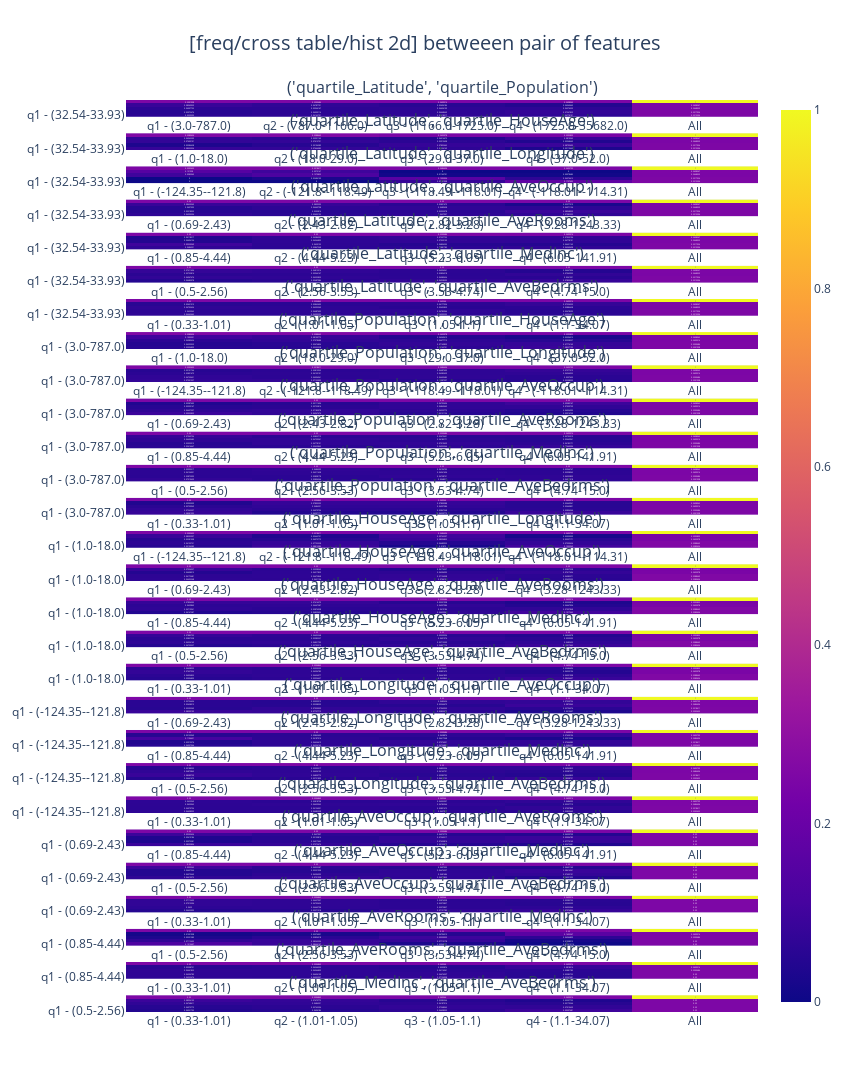

Notebook cell for this chart:
### Code cell
fig_freq_heatmap_all_features_percentile = heatmap_hist2d_features_percentile(df = data, 
                                                                              target = target, 
                                                                              ct_normalized = True)

fig_freq_heatmap_all_features_percentile.write_html("output_eda/5_categorical_analysis/freq_heatmap_all_features_percentile.html")

fig_freq_heatmap_all_features_percentile.show()

### Figure 1 — Plotly figure (JSON) as saved in the notebook; plotly's stock layout.template omitted (floating-point values rounded to 4 significant figures)
{"data": [{"coloraxis": "coloraxis", "hovertemplate": "quartile_Population: %{x}<br>quartile_Latitude: %{y}<br>color: %{z}<extra></extra>", "name": "0", "texttemplate": "%{z}", "type": "heatmap", "x": ["q1 - (3.0-787.0)", "q2 - (787.0-1166.0)", "q3 - (1166.0-1725.0)", "q4 - (1725.0-35682.0)", "All"], "xaxis": "x", "y": ["q1 - (32.54-33.93)", "q2 - (33.93-34.26)", "q3 - (34.26-37.71)", "q4 - (37.71-41.95)", "All"], "yaxis": "y", "z": [[0.05596, 0.06163, 0.06618, 0.06778, 0.2516], [0.05073, 0.0609, 0.06449, 0.07568, 0.2518], [0.06008, 0.05964, 0.06434, 0.06274, 0.2468], [0.08343, 0.06788, 0.05494, 0.0436, 0.2499], [0.2502, 0.25, 0.25, 0.2498, 1]]}, {"coloraxis": "coloraxis", "hovertemplate": "quartile_HouseAge: %{x}<br>quartile_Latitude: %{y}<br>color: %{z}<extra></extra>", "name": "0", "texttemplate": "%{z}", "type": "heatmap", "x": ["q1 - (1.0-18.0)", "q2 - (18.0-29.0)", "q3 - (29.0-37.0)", "q4 - (37.0-52.0)", "All"], "xaxis": "x2", "y": ["q1 - (32.54-33.93)", "q2 - (33.93-34.26)", "q3 - (34.26-37.71)", "q4 - (37.71-41.95)", "All"], "yaxis": "y2", "z": [[0.08052, 0.07466, 0.06526, 0.0311, 0.2516], [0.03387, 0.05107, 0.07892, 0.08794, 0.2518], [0.07403, 0.07413, 0.05916, 0.03949, 0.2468], [0.06962, 0.05901, 0.04016, 0.08106, 0.2499], [0.258, 0.2589, 0.2435, 0.2396, 1]]}, {"coloraxis": "coloraxis", "hovertemplate": "quartile_Longitude: %{x}<br>quartile_Latitude: %{y}<br>color: %{z}<extra></extra>", "name": "0", "texttemplate": "%{z}", "type": "heatmap", "x": ["q1 - (-124.35--121.8)", "q2 - (-121.8--118.49)", "q3 - (-118.49--118.01)", "q4 - (-118.01--114.31)", "All"], "xaxis": "x3", "y": ["q1 - (32.54-33.93)", "q2 - (33.93-34.26)", "q3 - (34.26-37.71)", "q4 - (37.71-41.95)", "All"], "yaxis": "y3", "z": [[0, 0, 0.07781, 0.1737, 0.2516], [0, 0.02684, 0.1592, 0.06575, 0.2518], [0.0983, 0.1271, 0.01163, 0.009787, 0.2468], [0.1519, 0.09792, 0, 0, 0.2499], [0.2502, 0.2518, 0.2486, 0.2493, 1]]}, {"coloraxis": "coloraxis", "hovertemplate": "quartile_AveOccup: %{x}<br>quartile_Latitude: %{y}<br>color: %{z}<extra></extra>", "name": "0", "texttemplate": "%{z}", "type": "heatmap", "x": ["q1 - (0.69-2.43)", "q2 - (2.43-2.82)", "q3 - (2.82-3.28)", "q4 - (3.28-1243.33)", "All"], "xaxis": "x4", "y": ["q1 - (32.54-33.93)", "q2 - (33.93-34.26)", "q3 - (34.26-37.71)", "q4 - (37.71-41.95)", "All"], "yaxis": "y4", "z": [[0.06391, 0.05402, 0.06279, 0.07083, 0.2516], [0.05218, 0.05058, 0.05935, 0.08968, 0.2518], [0.04971, 0.06444, 0.06894, 0.06371, 0.2468], [0.08421, 0.08096, 0.05891, 0.02578, 0.2499], [0.25, 0.25, 0.25, 0.25, 1]]}, {"coloraxis": "coloraxis", "hovertemplate": "quartile_AveRooms: %{x}<br>quartile_Latitude: %{y}<br>color: %{z}<extra></extra>", "name": "0", "texttemplate": "%{z}", "type": "heatmap", "x": ["q1 - (0.85-4.44)", "q2 - (4.44-5.23)", "q3 - (5.23-6.05)", "q4 - (6.05-141.91)", "All"], "xaxis": "x5", "y": ["q1 - (32.54-33.93)", "q2 - (33.93-34.26)", "q3 - (34.26-37.71)", "q4 - (37.71-41.95)", "All"], "yaxis": "y5", "z": [[0.06865, 0.05867, 0.05882, 0.06541, 0.2516], [0.0952, 0.06202, 0.04806, 0.04651, 0.2518], [0.04496, 0.06347, 0.07059, 0.06778, 0.2468], [0.04118, 0.06584, 0.07258, 0.07025, 0.2499], [0.25, 0.25, 0.25, 0.25, 1]]}, {"coloraxis": "coloraxis", "hovertemplate": "quartile_MedInc: %{x}<br>quartile_Latitude: %{y}<br>color: %{z}<extra></extra>", "name": "0", "texttemplate": "%{z}", "type": "heatmap", "x": ["q1 - (0.5-2.56)", "q2 - (2.56-3.53)", "q3 - (3.53-4.74)", "q4 - (4.74-15.0)", "All"], "xaxis": "x6", "y": ["q1 - (32.54-33.93)", "q2 - (33.93-34.26)", "q3 - (34.26-37.71)", "q4 - (37.71-41.95)", "All"], "yaxis": "y6", "z": [[0.04685, 0.05688, 0.06928, 0.07854, 0.2516], [0.06948, 0.06536, 0.0608, 0.05615, 0.2518], [0.05756, 0.05964, 0.05896, 0.07064, 0.2468], [0.07611, 0.06812, 0.06095, 0.04467, 0.2499], [0.25, 0.25, 0.25, 0.25, 1]]}, {"coloraxis": "coloraxis", "hovertemplate": "quartile_AveBedrms: %{x}<br>quartile_Latitude: %{y}<br>color: %{z}<extra></extra>", "name": "0", "texttemplate": "%{z}", "type": "heatmap", "x": ["q1 - (0.33-1.01)", "q2 - (1.01-1.05)", "q3 - (1.05-1.1)", "q4 - (1.1-34.07)", "All"], "xaxis": "x7", "y": ["q1 - (32.54-33.93)", "q2 - (33.93-34.26)", "q3 - (34.26-37.71)", "q4 - (37.71-41.95)", "All"], "yaxis": "y7", "z": [[0.06642, 0.06303, 0.06303, 0.05906, 0.2516], [0.06231, 0.06487, 0.06783, 0.05678, 0.2518], [0.06705, 0.06395, 0.05693, 0.05887, 0.2468], [0.05422, 0.05862, 0.06177, 0.07524, 0.2499], [0.25, 0.2505, 0.2496, 0.25, 1]]}, {"coloraxis": "coloraxis", "hovertemplate": "quartile_HouseAge: %{x}<br>quartile_Population: %{y}<br>color: %{z}<extra></extra>", "name": "0", "texttemplate": "%{z}", "type": "heatmap", "x": ["q1 - (1.0-18.0)", "q2 - (18.0-29.0)", "q3 - (29.0-37.0)", "q4 - (37.0-52.0)", "All"], "xaxis": "x8", "y": ["q1 - (3.0-787.0)", "q2 - (787.0-1166.0)", "q3 - (1166.0-1725.0)", "q4 - (1725.0-35682.0)", "All"], "yaxis": "y8", "z": [[0.05097, 0.05233, 0.06163, 0.08527, 0.2502], [0.04593, 0.05475, 0.07161, 0.07776, 0.25], [0.0608, 0.07078, 0.06478, 0.05359, 0.25], [0.1003, 0.08101, 0.04549, 0.02297, 0.2498], [0.258, 0.2589, 0.2435, 0.2396, 1]]}, {"coloraxis": "coloraxis", "hovertemplate": "quartile_Longitude: %{x}<br>quartile_Population: %{y}<br>color: %{z}<extra></extra>", "name": "0", "texttemplate": "%{z}", "type": "heatmap", "x": ["q1 - (-124.35--121.8)", "q2 - (-121.8--118.49)", "q3 - (-118.49--118.01)", "q4 - (-118.01--114.31)", "All"], "xaxis": "x9", "y": ["q1 - (3.0-787.0)", "q2 - (787.0-1166.0)", "q3 - (1166.0-1725.0)", "q4 - (1725.0-35682.0)", "All"], "yaxis": "y9", "z": [[0.07301, 0.07122, 0.05388, 0.05208, 0.2502], [0.0673, 0.06095, 0.06604, 0.05577, 0.25], [0.05891, 0.06153, 0.06386, 0.06565, 0.25], [0.05102, 0.05814, 0.06487, 0.07578, 0.2498], [0.2502, 0.2518, 0.2486, 0.2493, 1]]}, {"coloraxis": "coloraxis", "hovertemplate": "quartile_AveOccup: %{x}<br>quartile_Population: %{y}<br>color: %{z}<extra></extra>", "name": "0", "texttemplate": "%{z}", "type": "heatmap", "x": ["q1 - (0.69-2.43)", "q2 - (2.43-2.82)", "q3 - (2.82-3.28)", "q4 - (3.28-1243.33)", "All"], "xaxis": "x10", "y": ["q1 - (3.0-787.0)", "q2 - (787.0-1166.0)", "q3 - (1166.0-1725.0)", "q4 - (1725.0-35682.0)", "All"], "yaxis": "y10", "z": [[0.09036, 0.06948, 0.05121, 0.03915, 0.2502], [0.06638, 0.07185, 0.06226, 0.04956, 0.25], [0.05339, 0.05756, 0.0686, 0.0704, 0.25], [0.03987, 0.05111, 0.06793, 0.09089, 0.2498], [0.25, 0.25, 0.25, 0.25, 1]]}, {"coloraxis": "coloraxis", "hovertemplate": "quartile_AveRooms: %{x}<br>quartile_Population: %{y}<br>color: %{z}<extra></extra>", "name": "0", "texttemplate": "%{z}", "type": "heatmap", "x": ["q1 - (0.85-4.44)", "q2 - (4.44-5.23)", "q3 - (5.23-6.05)", "q4 - (6.05-141.91)", "All"], "xaxis": "x11", "y": ["q1 - (3.0-787.0)", "q2 - (787.0-1166.0)", "q3 - (1166.0-1725.0)", "q4 - (1725.0-35682.0)", "All"], "yaxis": "y11", "z": [[0.05417, 0.0563, 0.06332, 0.07641, 0.2502], [0.05034, 0.06778, 0.07011, 0.06182, 0.25], [0.06604, 0.06739, 0.06182, 0.0547, 0.25], [0.07946, 0.05853, 0.0548, 0.05703, 0.2498], [0.25, 0.25, 0.25, 0.25, 1]]}, {"coloraxis": "coloraxis", "hovertemplate": "quartile_MedInc: %{x}<br>quartile_Population: %{y}<br>color: %{z}<extra></extra>", "name": "0", "texttemplate": "%{z}", "type": "heatmap", "x": ["q1 - (0.5-2.56)", "q2 - (2.56-3.53)", "q3 - (3.53-4.74)", "q4 - (4.74-15.0)", "All"], "xaxis": "x12", "y": ["q1 - (3.0-787.0)", "q2 - (787.0-1166.0)", "q3 - (1166.0-1725.0)", "q4 - (1725.0-35682.0)", "All"], "yaxis": "y12", "z": [[0.07011, 0.05804, 0.05683, 0.06521, 0.2502], [0.05872, 0.05838, 0.06759, 0.06536, 0.25], [0.06124, 0.06512, 0.06361, 0.05998, 0.25], [0.05993, 0.06846, 0.06197, 0.05945, 0.2498], [0.25, 0.25, 0.25, 0.25, 1]]}, {"coloraxis": "coloraxis", "hovertemplate": "quartile_AveBedrms: %{x}<br>quartile_Population: %{y}<br>color: %{z}<extra></extra>", "name": "0", "texttemplate": "%{z}", "type": "heatmap", "x": ["q1 - (0.33-1.01)", "q2 - (1.01-1.05)", "q3 - (1.05-1.1)", "q4 - (1.1-34.07)", "All"], "xaxis": "x13", "y": ["q1 - (3.0-787.0)", "q2 - (787.0-1166.0)", "q3 - (1166.0-1725.0)", "q4 - (1725.0-35682.0)", "All"], "yaxis": "y13", "z": [[0.08081, 0.04307, 0.04351, 0.0828, 0.2502], [0.07263, 0.06071, 0.05867, 0.05804, 0.25], [0.05751, 0.06865, 0.06938, 0.05441, 0.25], [0.03905, 0.07805, 0.078, 0.0547, 0.2498], [0.25, 0.2505, 0.2496, 0.25, 1]]}, {"coloraxis": "coloraxis", "hovertemplate": "quartile_Longitude: %{x}<br>quartile_HouseAge: %{y}<br>color: %{z}<extra></extra>", "name": "0", "texttemplate": "%{z}", "type": "heatmap", "x": ["q1 - (-124.35--121.8)", "q2 - (-121.8--118.49)", "q3 - (-118.49--118.01)", "q4 - (-118.01--114.31)", "All"], "xaxis": "x14", "y": ["q1 - (1.0-18.0)", "q2 - (18.0-29.0)", "q3 - (29.0-37.0)", "q4 - (37.0-52.0)", "All"], "yaxis": "y14", "z": [[0.05107, 0.08813, 0.01875, 0.1001, 0.258], [0.06134, 0.07733, 0.0469, 0.0733, 0.2589], [0.05281, 0.04976, 0.08537, 0.05557, 0.2435], [0.08503, 0.03663, 0.09763, 0.0203, 0.2396], [0.2502, 0.2518, 0.2486, 0.2493, 1]]}, {"coloraxis": "coloraxis", "hovertemplate": "quartile_AveOccup: %{x}<br>quartile_HouseAge: %{y}<br>color: %{z}<extra></extra>", "name": "0", "texttemplate": "%{z}", "type": "heatmap", "x": ["q1 - (0.69-2.43)", "q2 - (2.43-2.82)", "q3 - (2.82-3.28)", "q4 - (3.28-1243.33)", "All"], "xaxis": "x15", "y": ["q1 - (1.0-18.0)", "q2 - (18.0-29.0)", "q3 - (29.0-37.0)", "q4 - (37.0-52.0)", "All"], "yaxis": "y15", "z": [[0.06492, 0.06211, 0.07461, 0.0564, 0.258], [0.06172, 0.06473, 0.07156, 0.06085, 0.2589], [0.04409, 0.06318, 0.06206, 0.07418, 0.2435], [0.07926, 0.05998, 0.04176, 0.05858, 0.2396], [0.25, 0.25, 0.25, 0.25, 1]]}, {"coloraxis": "coloraxis", "hovertemplate": "quartile_AveRooms: %{x}<br>quartile_HouseAge: %{y}<br>color: %{z}<extra></extra>", "name": "0", "texttemplate": "%{z}", "type": "heatmap", "x": ["q1 - (0.85-4.44)", "q2 - (4.44-5.23)", "q3 - (5.23-6.05)", "q4 - (6.05-141.91)", "All"], "xaxis": "x16", "y": ["q1 - (1.0-18.0)", "q2 - (18.0-29.0)", "q3 - (29.0-37.0)", "q4 - (37.0-52.0)", "All"], "yaxis": "y16", "z": [[0.04147, 0.04859, 0.06623, 0.1017, 0.258], [0.0672, 0.05877, 0.06192, 0.07098, 0.2589], [0.06298, 0.06647, 0.06938, 0.04467, 0.2435], [0.07834, 0.07616, 0.05252, 0.03256, 0.2396], [0.25, 0.25, 0.25, 0.25, 1]]}, {"coloraxis": "coloraxis", "hovertemplate": "quartile_MedInc: %{x}<br>quartile_HouseAge: %{y}<br>color: %{z}<extra></extra>", "name": "0", "texttemplate": "%{z}", "type": "heatmap", "x": ["q1 - (0.5-2.56)", "q2 - (2.56-3.53)", "q3 - (3.53-4.74)", "q4 - (4.74-15.0)", "All"], "xaxis": "x17", "y": ["q1 - (1.0-18.0)", "q2 - (18.0-29.0)", "q3 - (29.0-37.0)", "q4 - (37.0-52.0)", "All"], "yaxis": "y17", "z": [[0.04734, 0.05703, 0.06851, 0.08517, 0.258], [0.06526, 0.06822, 0.05712, 0.06827, 0.2589], [0.05858, 0.05984, 0.06914, 0.05596, 0.2435], [0.07883, 0.06492, 0.05523, 0.0406, 0.2396], [0.25, 0.25, 0.25, 0.25, 1]]}, {"coloraxis": "coloraxis", "hovertemplate": "quartile_AveBedrms: %{x}<br>quartile_HouseAge: %{y}<br>color: %{z}<extra></extra>", "name": "0", "texttemplate": "%{z}", "type": "heatmap", "x": ["q1 - (0.33-1.01)", "q2 - (1.01-1.05)", "q3 - (1.05-1.1)", "q4 - (1.1-34.07)", "All"], "xaxis": "x18", "y": ["q1 - (1.0-18.0)", "q2 - (18.0-29.0)", "q3 - (29.0-37.0)", "q4 - (37.0-52.0)", "All"], "yaxis": "y18", "z": [[0.05097, 0.05954, 0.06298, 0.08454, 0.258], [0.06037, 0.06657, 0.06662, 0.06531, 0.2589], [0.07427, 0.06507, 0.05891, 0.04525, 0.2435], [0.06439, 0.0593, 0.06105, 0.05484, 0.2396], [0.25, 0.2505, 0.2496, 0.25, 1]]}, {"coloraxis": "coloraxis", "hovertemplate": "quartile_AveOccup: %{x}<br>quartile_Longitude: %{y}<br>color: %{z}<extra></extra>", "name": "0", "texttemplate": "%{z}", "type": "heatmap", "x": ["q1 - (0.69-2.43)", "q2 - (2.43-2.82)", "q3 - (2.82-3.28)", "q4 - (3.28-1243.33)", "All"], "xaxis": "x19", "y": ["q1 - (-124.35--121.8)", "q2 - (-121.8--118.49)", "q3 - (-118.49--118.01)", "q4 - (-118.01--114.31)", "All"], "yaxis": "y19", "z": [[0.08309, 0.07728, 0.05833, 0.03154, 0.2502], [0.05296, 0.0703, 0.07064, 0.05795, 0.2518], [0.05659, 0.05208, 0.05266, 0.08731, 0.2486], [0.05736, 0.05034, 0.06836, 0.07321, 0.2493], [0.25, 0.25, 0.25, 0.25, 1]]}, {"coloraxis": "coloraxis", "hovertemplate": "quartile_AveRooms: %{x}<br>quartile_Longitude: %{y}<br>color: %{z}<extra></extra>", "name": "0", "texttemplate": "%{z}", "type": "heatmap", "x": ["q1 - (0.85-4.44)", "q2 - (4.44-5.23)", "q3 - (5.23-6.05)", "q4 - (6.05-141.91)", "All"], "xaxis": "x20", "y": ["q1 - (-124.35--121.8)", "q2 - (-121.8--118.49)", "q3 - (-118.49--118.01)", "q4 - (-118.01--114.31)", "All"], "yaxis": "y20", "z": [[0.04908, 0.06526, 0.06725, 0.06865, 0.2502], [0.0392, 0.06424, 0.07374, 0.07466, 0.2518], [0.1105, 0.06187, 0.04617, 0.03014, 0.2486], [0.05126, 0.05862, 0.06289, 0.0765, 0.2493], [0.25, 0.25, 0.25, 0.25, 1]]}, {"coloraxis": "coloraxis", "hovertemplate": "quartile_MedInc: %{x}<br>quartile_Longitude: %{y}<br>color: %{z}<extra></extra>", "name": "0", "texttemplate": "%{z}", "type": "heatmap", "x": ["q1 - (0.5-2.56)", "q2 - (2.56-3.53)", "q3 - (3.53-4.74)", "q4 - (4.74-15.0)", "All"], "xaxis": "x21", "y": ["q1 - (-124.35--121.8)", "q2 - (-121.8--118.49)", "q3 - (-118.49--118.01)", "q4 - (-118.01--114.31)", "All"], "yaxis": "y21", "z": [[0.04641, 0.05722, 0.06652, 0.08009, 0.2502], [0.0829, 0.06851, 0.05383, 0.04661, 0.2518], [0.0688, 0.06434, 0.06163, 0.05388, 0.2486], [0.05189, 0.05993, 0.06802, 0.06943, 0.2493], [0.25, 0.25, 0.25, 0.25, 1]]}, {"coloraxis": "coloraxis", "hovertemplate": "quartile_AveBedrms: %{x}<br>quartile_Longitude: %{y}<br>color: %{z}<extra></extra>", "name": "0", "texttemplate": "%{z}", "type": "heatmap", "x": ["q1 - (0.33-1.01)", "q2 - (1.01-1.05)", "q3 - (1.05-1.1)", "q4 - (1.1-34.07)", "All"], "xaxis": "x22", "y": ["q1 - (-124.35--121.8)", "q2 - (-121.8--118.49)", "q3 - (-118.49--118.01)", "q4 - (-118.01--114.31)", "All"], "yaxis": "y22", "z": [[0.06439, 0.06483, 0.06279, 0.05824, 0.2502], [0.06071, 0.06124, 0.05891, 0.07098, 0.2518], [0.06231, 0.06623, 0.06783, 0.05228, 0.2486], [0.0626, 0.05819, 0.06003, 0.06846, 0.2493], [0.25, 0.2505, 0.2496, 0.25, 1]]}, {"coloraxis": "coloraxis", "hovertemplate": "quartile_AveRooms: %{x}<br>quartile_AveOccup: %{y}<br>color: %{z}<extra></extra>", "name": "0", "texttemplate": "%{z}", "type": "heatmap", "x": ["q1 - (0.85-4.44)", "q2 - (4.44-5.23)", "q3 - (5.23-6.05)", "q4 - (6.05-141.91)", "All"], "xaxis": "x23", "y": ["q1 - (0.69-2.43)", "q2 - (2.43-2.82)", "q3 - (2.82-3.28)", "q4 - (3.28-1243.33)", "All"], "yaxis": "y23", "z": [[0.086, 0.07573, 0.05155, 0.03672, 0.25], [0.03576, 0.06017, 0.07631, 0.07776, 0.25], [0.03619, 0.05131, 0.07243, 0.09007, 0.25], [0.09205, 0.06279, 0.04976, 0.0454, 0.25], [0.25, 0.25, 0.25, 0.25, 1]]}, {"coloraxis": "coloraxis", "hovertemplate": "quartile_MedInc: %{x}<br>quartile_AveOccup: %{y}<br>color: %{z}<extra></extra>", "name": "0", "texttemplate": "%{z}", "type": "heatmap", "x": ["q1 - (0.5-2.56)", "q2 - (2.56-3.53)", "q3 - (3.53-4.74)", "q4 - (4.74-15.0)", "All"], "xaxis": "x24", "y": ["q1 - (0.69-2.43)", "q2 - (2.43-2.82)", "q3 - (2.82-3.28)", "q4 - (3.28-1243.33)", "All"], "yaxis": "y24", "z": [[0.06613, 0.07519, 0.06536, 0.04331, 0.25], [0.04574, 0.06206, 0.06817, 0.07403, 0.25], [0.04457, 0.05252, 0.06676, 0.08614, 0.25], [0.09356, 0.06022, 0.04971, 0.04651, 0.25], [0.25, 0.25, 0.25, 0.25, 1]]}, {"coloraxis": "coloraxis", "hovertemplate": "quartile_AveBedrms: %{x}<br>quartile_AveOccup: %{y}<br>color: %{z}<extra></extra>", "name": "0", "texttemplate": "%{z}", "type": "heatmap", "x": ["q1 - (0.33-1.01)", "q2 - (1.01-1.05)", "q3 - (1.05-1.1)", "q4 - (1.1-34.07)", "All"], "xaxis": "x25", "y": ["q1 - (0.69-2.43)", "q2 - (2.43-2.82)", "q3 - (2.82-3.28)", "q4 - (3.28-1243.33)", "All"], "yaxis": "y25", "z": [[0.04622, 0.05271, 0.07132, 0.07975, 0.25], [0.0625, 0.06444, 0.05974, 0.06332, 0.25], [0.07016, 0.06705, 0.05974, 0.05305, 0.25], [0.07112, 0.06628, 0.05877, 0.05383, 0.25], [0.25, 0.2505, 0.2496, 0.25, 1]]}, {"coloraxis": "coloraxis", "hovertemplate": "quartile_MedInc: %{x}<br>quartile_AveRooms: %{y}<br>color: %{z}<extra></extra>", "name": "0", "texttemplate": "%{z}", "type": "heatmap", "x": ["q1 - (0.5-2.56)", "q2 - (2.56-3.53)", "q3 - (3.53-4.74)", "q4 - (4.74-15.0)", "All"], "xaxis": "x26", "y": ["q1 - (0.85-4.44)", "q2 - (4.44-5.23)", "q3 - (5.23-6.05)", "q4 - (6.05-141.91)", "All"], "yaxis": "y26", "z": [[0.1315, 0.08464, 0.0296, 0.004215, 0.25], [0.07112, 0.08266, 0.07713, 0.01909, 0.25], [0.03232, 0.05896, 0.0953, 0.06347, 0.25], [0.01502, 0.02374, 0.04797, 0.1632, 0.25], [0.25, 0.25, 0.25, 0.25, 1]]}, {"coloraxis": "coloraxis", "hovertemplate": "quartile_AveBedrms: %{x}<br>quartile_AveRooms: %{y}<br>color: %{z}<extra></extra>", "name": "0", "texttemplate": "%{z}", "type": "heatmap", "x": ["q1 - (0.33-1.01)", "q2 - (1.01-1.05)", "q3 - (1.05-1.1)", "q4 - (1.1-34.07)", "All"], "xaxis": "x27", "y": ["q1 - (0.85-4.44)", "q2 - (4.44-5.23)", "q3 - (5.23-6.05)", "q4 - (6.05-141.91)", "All"], "yaxis": "y27", "z": [[0.06323, 0.06003, 0.07127, 0.05547, 0.25], [0.06507, 0.06434, 0.06676, 0.05383, 0.25], [0.06662, 0.06347, 0.06114, 0.05882, 0.25], [0.05509, 0.06265, 0.05039, 0.08183, 0.25], [0.25, 0.2505, 0.2496, 0.25, 1]]}, {"coloraxis": "coloraxis", "hovertemplate": "quartile_AveBedrms: %{x}<br>quartile_MedInc: %{y}<br>color: %{z}<extra></extra>", "name": "0", "texttemplate": "%{z}", "type": "heatmap", "x": ["q1 - (0.33-1.01)", "q2 - (1.01-1.05)", "q3 - (1.05-1.1)", "q4 - (1.1-34.07)", "All"], "xaxis": "x28", "y": ["q1 - (0.5-2.56)", "q2 - (2.56-3.53)", "q3 - (3.53-4.74)", "q4 - (4.74-15.0)", "All"], "yaxis": "y28", "z": [[0.04322, 0.04942, 0.06439, 0.09297, 0.25], [0.04976, 0.05766, 0.07248, 0.07011, 0.25], [0.06768, 0.06865, 0.06187, 0.05179, 0.25], [0.08934, 0.07476, 0.05082, 0.03508, 0.25], [0.25, 0.2505, 0.2496, 0.25, 1]]}], "layout": {"annotations": [{"font": {"size": 16}, "showarrow": false, "text": "('quartile_Latitude', 'quartile_Population')", "x": 0.5, "xanchor": "center", "xref": "paper", "y": 1, "yanchor": "bottom", "yref": "paper"}, {"font": {"size": 16}, "showarrow": false, "text": "('quartile_Latitude', 'quartile_HouseAge')", "x": 0.5, "xanchor": "center", "xref": "paper", "y": 0.9636, "yanchor": "bottom", "yref": "paper"}, {"font": {"size": 16}, "showarrow": false, "text": "('quartile_Latitude', 'quartile_Longitude')", "x": 0.5, "xanchor": "center", "xref": "paper", "y": 0.9273, "yanchor": "bottom", "yref": "paper"}, {"font": {"size": 16}, "showarrow": false, "text": "('quartile_Latitude', 'quartile_AveOccup')", "x": 0.5, "xanchor": "center", "xref": "paper", "y": 0.8909, "yanchor": "bottom", "yref": "paper"}, {"font": {"size": 16}, "showarrow": false, "text": "('quartile_Latitude', 'quartile_AveRooms')", "x": 0.5, "xanchor": "center", "xref": "paper", "y": 0.8546, "yanchor": "bottom", "yref": "paper"}, {"font": {"size": 16}, "showarrow": false, "text": "('quartile_Latitude', 'quartile_MedInc')", "x": 0.5, "xanchor": "center", "xref": "paper", "y": 0.8182, "yanchor": "bottom", "yref": "paper"}, {"font": {"size": 16}, "showarrow": false, "text": "('quartile_Latitude', 'quartile_AveBedrms')", "x": 0.5, "xanchor": "center", "xref": "paper", "y": 0.7819, "yanchor": "bottom", "yref": "paper"}, {"font": {"size": 16}, "showarrow": false, "text": "('quartile_Population', 'quartile_HouseAge')", "x": 0.5, "xanchor": "center", "xref": "paper", "y": 0.7455, "yanchor": "bottom", "yref": "paper"}, {"font": {"size": 16}, "showarrow": false, "text": "('quartile_Population', 'quartile_Longitude')", "x": 0.5, "xanchor": "center", "xref": "paper", "y": 0.7092, "yanchor": "bottom", "yref": "paper"}, {"font": {"size": 16}, "showarrow": false, "text": "('quartile_Population', 'quartile_AveOccup')", "x": 0.5, "xanchor": "center", "xref": "paper", "y": 0.6728, "yanchor": "bottom", "yref": "paper"}, {"font": {"size": 16}, "showarrow": false, "text": "('quartile_Population', 'quartile_AveRooms')", "x": 0.5, "xanchor": "center", "xref": "paper", "y": 0.6365, "yanchor": "bottom", "yref": "paper"}, {"font": {"size": 16}, "showarrow": false, "text": "('quartile_Population', 'quartile_MedInc')", "x": 0.5, "xanchor": "center", "xref": "paper", "y": 0.6001, "yanchor": "bottom", "yref": "paper"}, {"font": {"size": 16}, "showarrow": false, "text": "('quartile_Population', 'quartile_AveBedrms')", "x": 0.5, "xanchor": "center", "xref": "paper", "y": 0.5638, "yanchor": "bottom", "yref": "paper"}, {"font": {"size": 16}, "showarrow": false, "text": "('quartile_HouseAge', 'quartile_Longitude')", "x": 0.5, "xanchor": "center", "xref": "paper", "y": 0.5274, "yanchor": "bottom", "yref": "paper"}, {"font": {"size": 16}, "showarrow": false, "text": "('quartile_HouseAge', 'quartile_AveOccup')", "x": 0.5, "xanchor": "center", "xref": "paper", "y": 0.4911, "yanchor": "bottom", "yref": "paper"}, {"font": {"size": 16}, "showarrow": false, "text": "('quartile_HouseAge', 'quartile_AveRooms')", "x": 0.5, "xanchor": "center", "xref": "paper", "y": 0.4547, "yanchor": "bottom", "yref": "paper"}, {"font": {"size": 16}, "showarrow": false, "text": "('quartile_HouseAge', 'quartile_MedInc')", "x": 0.5, "xanchor": "center", "xref": "paper", "y": 0.4184, "yanchor": "bottom", "yref": "paper"}, {"font": {"size": 16}, "showarrow": false, "text": "('quartile_HouseAge', 'quartile_AveBedrms')", "x": 0.5, "xanchor": "center", "xref": "paper", "y": 0.382, "yanchor": "bottom", "yref": "paper"}, {"font": {"size": 16}, "showarrow": false, "text": "('quartile_Longitude', 'quartile_AveOccup')", "x": 0.5, "xanchor": "center", "xref": "paper", "y": 0.3457, "yanchor": "bottom", "yref": "paper"}, {"font": {"size": 16}, "showarrow": false, "text": "('quartile_Longitude', 'quartile_AveRooms')", "x": 0.5, "xanchor": "center", "xref": "paper", "y": 0.3093, "yanchor": "bottom", "yref": "paper"}, {"font": {"size": 16}, "showarrow": false, "text": "('quartile_Longitude', 'quartile_MedInc')", "x": 0.5, "xanchor": "center", "xref": "paper", "y": 0.273, "yanchor": "bottom", "yref": "paper"}, {"font": {"size": 16}, "showarrow": false, "text": "('quartile_Longitude', 'quartile_AveBedrms')", "x": 0.5, "xanchor": "center", "xref": "paper", "y": 0.2366, "yanchor": "bottom", "yref": "paper"}, {"font": {"size": 16}, "showarrow": false, "text": "('quartile_AveOccup', 'quartile_AveRooms')", "x": 0.5, "xanchor": "center", "xref": "paper", "y": 0.2003, "yanchor": "bottom", "yref": "paper"}, {"font": {"size": 16}, "showarrow": false, "text": "('quartile_AveOccup', 'quartile_MedInc')", "x": 0.5, "xanchor": "center", "xref": "paper", "y": 0.1639, "yanchor": "bottom", "yref": "paper"}, {"font": {"size": 16}, "showarrow": false, "text": "('quartile_AveOccup', 'quartile_AveBedrms')", "x": 0.5, "xanchor": "center", "xref": "paper", "y": 0.1276, "yanchor": "bottom", "yref": "paper"}, {"font": {"size": 16}, "showarrow": false, "text": "('quartile_AveRooms', 'quartile_MedInc')", "x": 0.5, "xanchor": "center", "xref": "paper", "y": 0.0912, "yanchor": "bottom", "yref": "paper"}, {"font": {"size": 16}, "showarrow": false, "text": "('quartile_AveRooms', 'quartile_AveBedrms')", "x": 0.5, "xanchor": "center", "xref": "paper", "y": 0.05485, "yanchor": "bottom", "yref": "paper"}, {"font": {"size": 16}, "showarrow": false, "text": "('quartile_MedInc', 'quartile_AveBedrms')", "x": 0.5, "xanchor": "center", "xref": "paper", "y": 0.01849, "yanchor": "bottom", "yref": "paper"}], "height": 9800, "title": {"font": {"size": 20}, "text": "[freq/cross table/hist 2d] betweeen pair of features", "x": 0.5}, "width": 850, "xaxis": {"anchor": "y", "autorange": true, "domain": [0, 1], "range": [-0.5, 4.5], "type": "category"}, "xaxis10": {"anchor": "y10", "autorange": true, "domain": [0, 1], "range": [-0.5, 4.5], "type": "category"}, "xaxis11": {"anchor": "y11", "autorange": true, "domain": [0, 1], "range": [-0.5, 4.5], "type": "category"}, "xaxis12": {"anchor": "y12", "autorange": true, "domain": [0, 1], "range": [-0.5, 4.5], "type": "category"}, "xaxis13": {"anchor": "y13", "autorange": true, "domain": [0, 1], "range": [-0.5, 4.5], "type": "category"}, "xaxis14": {"anchor": "y14", "autorange": true, "domain": [0, 1], "range": [-0.5, 4.5], "type": "category"}, "xaxis15": {"anchor": "y15", "autorange": true, "domain": [0, 1], "range": [-0.5, 4.5], "type": "category"}, "xaxis16": {"anchor": "y16", "autorange": true, "domain": [0, 1], "range": [-0.5, 4.5], "type": "category"}, "xaxis17": {"anchor": "y17", "autorange": true, "domain": [0, 1], "range": [-0.5, 4.5], "type": "category"}, "xaxis18": {"anchor": "y18", "autorange": true, "domain": [0, 1], "range": [-0.5, 4.5], "type": "category"}, "xaxis19": {"anchor": "y19", "autorange": true, "domain": [0, 1], "range": [-0.5, 4.5], "type": "category"}, "xaxis2": {"anchor": "y2", "autorange": true, "domain": [0, 1], "range": [-0.5, 4.5], "type": "category"}, "xaxis20": {"anchor": "y20", "autorange": true, "domain": [0, 1], "range": [-0.5, 4.5], "type": "category"}, "xaxis21": {"anchor": "y21", "autorange": true, "domain": [0, 1], "range": [-0.5, 4.5], "type": "category"}, "xaxis22": {"anchor": "y22", "autorange": true, "domain": [0, 1], "range": [-0.5, 4.5], "type": "category"}, "xaxis23": {"anchor": "y23", "autorange": true, "domain": [0, 1], "range": [-0.5, 4.5], "type": "category"}, "xaxis24": {"anchor": "y24", "autorange": true, "domain": [0, 1], "range": [-0.5, 4.5], "type": "category"}, "xaxis25": {"anchor": "y25", "autorange": true, "domain": [0, 1], "range": [-0.5, 4.5], "type": "category"}, "xaxis26": {"anchor": "y26", "autorange": true, "domain": [0, 1], "range": [-0.5, 4.5], "type": "category"}, "xaxis27": {"anchor": "y27", "autorange": true, "domain": [0, 1], "range": [-0.5, 4.5], "type": "category"}, "xaxis28": {"anchor": "y28", "autorange": true, "domain": [0, 1], "range": [-0.5, 4.5], "type": "category"}, "xaxis3": {"anchor": "y3", "autorange": true, "domain": [0, 1], "range": [-0.5, 4.5], "type": "category"}, "xaxis4": {"anchor": "y4", "autorange": true, "domain": [0, 1], "range": [-0.5, 4.5], "type": "category"}, "xaxis5": {"anchor": "y5", "autorange": true, "domain": [0, 1], "range": [-0.5, 4.5], "type": "category"}, "xaxis6": {"anchor": "y6", "autorange": true, "domain": [0, 1], "range": [-0.5, 4.5], "type": "category"}, "xaxis7": {"anchor": "y7", "autorange": true, "domain": [0, 1], "range": [-0.5, 4.5], "type": "category"}, "xaxis8": {"anchor": "y8", "autorange": true, "domain": [0, 1], "range": [-0.5, 4.5], "type": "category"}, "xaxis9": {"anchor": "y9", "autorange": true, "domain": [0, 1], "range": [-0.5, 4.5], "type": "category"}, "yaxis": {"anchor": "x", "autorange": true, "domain": [0.9815, 1], "range": [-0.5, 4.5], "type": "category"}, "yaxis10": {"anchor": "x10", "autorange": true, "domain": [0.6543, 0.6728], "range": [-0.5, 4.5], "type": "category"}, "yaxis11": {"anchor": "x11", "autorange": true, "domain": [0.618, 0.6365], "range": [-0.5, 4.5], "type": "category"}, "yaxis12": {"anchor": "x12", "autorange": true, "domain": [0.5816, 0.6001], "range": [-0.5, 4.5], "type": "category"}, "yaxis13": {"anchor": "x13", "autorange": true, "domain": [0.5453, 0.5638], "range": [-0.5, 4.5], "type": "category"}, "yaxis14": {"anchor": "x14", "autorange": true, "domain": [0.5089, 0.5274], "range": [-0.5, 4.5], "type": "category"}, "yaxis15": {"anchor": "x15", "autorange": true, "domain": [0.4726, 0.4911], "range": [-0.5, 4.5], "type": "category"}, "yaxis16": {"anchor": "x16", "autorange": true, "domain": [0.4362, 0.4547], "range": [-0.5, 4.5], "type": "category"}, "yaxis17": {"anchor": "x17", "autorange": true, "domain": [0.3999, 0.4184], "range": [-0.5, 4.5], "type": "category"}, "yaxis18": {"anchor": "x18", "autorange": true, "domain": [0.3635, 0.382], "range": [-0.5, 4.5], "type": "category"}, "yaxis19": {"anchor": "x19", "autorange": true, "domain": [0.3272, 0.3457], "range": [-0.5, 4.5], "type": "category"}, "yaxis2": {"anchor": "x2", "autorange": true, "domain": [0.9452, 0.9636], "range": [-0.5, 4.5], "type": "category"}, "yaxis20": {"anchor": "x20", "autorange": true, "domain": [0.2908, 0.3093], "range": [-0.5, 4.5], "type": "category"}, "yaxis21": {"anchor": "x21", "autorange": true, "domain": [0.2545, 0.273], "range": [-0.5, 4.5], "type": "category"}, "yaxis22": {"anchor": "x22", "autorange": true, "domain": [0.2181, 0.2366], "range": [-0.5, 4.5], "type": "category"}, "yaxis23": {"anchor": "x23", "autorange": true, "domain": [0.1818, 0.2003], "range": [-0.5, 4.5], "type": "category"}, "yaxis24": {"anchor": "x24", "autorange": true, "domain": [0.1454, 0.1639], "range": [-0.5, 4.5], "type": "category"}, "yaxis25": {"anchor": "x25", "autorange": true, "domain": [0.1091, 0.1276], "range": [-0.5, 4.5], "type": "category"}, "yaxis26": {"anchor": "x26", "autorange": true, "domain": [0.0727, 0.0912], "range": [-0.5, 4.5], "type": "category"}, "yaxis27": {"anchor": "x27", "autorange": true, "domain": [0.03635, 0.05485], "range": [-0.5, 4.5], "type": "category"}, "yaxis28": {"anchor": "x28", "autorange": true, "domain": [0, 0.01849], "range": [-0.5, 4.5], "type": "category"}, "yaxis3": {"anchor": "x3", "autorange": true, "domain": [0.9088, 0.9273], "range": [-0.5, 4.5], "type": "category"}, "yaxis4": {"anchor": "x4", "autorange": true, "domain": [0.8724, 0.8909], "range": [-0.5, 4.5], "type": "category"}, "yaxis5": {"anchor": "x5", "autorange": true, "domain": [0.8361, 0.8546], "range": [-0.5, 4.5], "type": "category"}, "yaxis6": {"anchor": "x6", "autorange": true, "domain": [0.7997, 0.8182], "range": [-0.5, 4.5], "type": "category"}, "yaxis7": {"anchor": "x7", "autorange": true, "domain": [0.7634, 0.7819], "range": [-0.5, 4.5], "type": "category"}, "yaxis8": {"anchor": "x8", "autorange": true, "domain": [0.727, 0.7455], "range": [-0.5, 4.5], "type": "category"}, "yaxis9": {"anchor": "x9", "autorange": true, "domain": [0.6907, 0.7092], "range": [-0.5, 4.5], "type": "category"}}}
